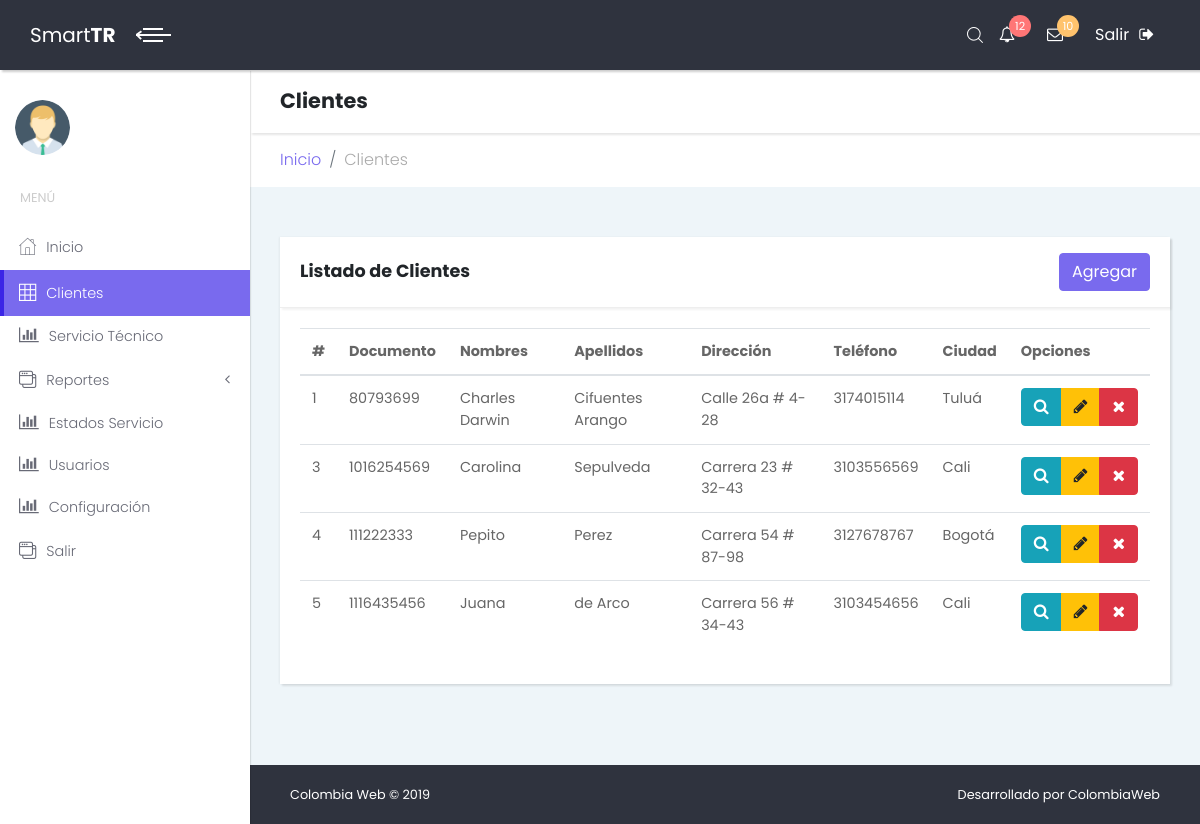
Page /index.php/ccustomers on the committed database.
### tables this page shows
CREATE TABLE `customers` (
  `customer_id` int(11) NOT NULL,
  `customer_nit` int(11) NOT NULL,
  `customer_firstname` varchar(45) DEFAULT NULL,
  `customer_lastname` varchar(45) DEFAULT NULL,
  `customer_address` varchar(45) DEFAULT NULL,
  `customer_phone` varchar(45) DEFAULT NULL,
  `customer_email` varchar(45) DEFAULT NULL,
  `customer_city` varchar(45) DEFAULT NULL,
  `customer_status` tinyint(1) NOT NULL DEFAULT '1'
);

### application/controllers/Ccustomers.php (called while the page is built, shortened)
<?php
class Ccustomers extends CI_Controller {
	public function __construct()
  	{
  		$this->load->model('mcustomers');
	}
	public function index()
	{
		$data = array('customers' => $this->mcustomers->get_customers());
		$this->load->view('layout/header');
		$this->load->view('layout/sidebar');
		$this->load->view('customers/list',$data);
		$this->load->view('layout/footer');
	}
}

### index.php (called while the page is built, shortened)
<?php
require_once BASEPATH.'core/CodeIgniter.php';

### application/models/Mcustomers.php (called while the page is built, shortened)
<?php
class Mcustomers extends CI_model{
    public function get_customers()
    {
        $this->db->where('customer_status','1');
        $query = $this->db->get('customers');
        return $query->result();
    }
}

### application/views/customers/list.php (the view, shortened to what this page needs)
<div class="content-inner">
          <header class="page-header">
            <div class="container-fluid">
              <h2 class="no-margin-bottom">Clientes</h2>
            </div>
          </header>
          <div class="breadcrumb-holder container-fluid">
            <ul class="breadcrumb">
              <li class="breadcrumb-item"><a href="<?php echo base_url('chome');?>">Inicio</a></li>
              <li class="breadcrumb-item active">Clientes</li>
            </ul>
          </div>
          <section class="tables">
            <div class="container-fluid">
              <div class="row">
                <div class="col-lg-12">
                  <div class="card">
                    <div class="card-header d-flex align-items-center">
                      <h3 class="h4">Listado de Clientes</h3>
                      <a class="btn btn-primary ml-auto" href="<?php echo base_url('ccustomers/add'); ?>" role="button">Agregar</a>
                    </div>
                    <div class="card-body">
                      <div class="table-responsive">
                        <table class="table" id="table-list">
                          <thead>
                            <tr>
                              <th>#</th>
                              <th>Documento</th>
                              <th>Nombres</th>
                              <th>Apellidos</th>
                              <th>Dirección</th>
                              <th>Teléfono</th>
                              <th>Ciudad</th>
                              <th>Opciones</th>
                            </tr>
                          </thead>
                          <tbody>
                            <?php if (!empty($customers)) { ?>
                              <?php foreach ($customers as $customer) { ?>
                                <tr>
                                  <td><?php echo $customer->customer_id; ?></td>
                                  <td><?php echo $customer->customer_nit; ?></td>
                                  <td><?php echo $customer->customer_firstname; ?></td>
                                  <td><?php echo $customer->customer_lastname; ?></td>
                                  <td><?php echo $customer->customer_address; ?></td>
                                  <td><?php echo $customer->customer_phone; ?></td>
                                  <td><?php echo $customer->customer_city; ?></td>
                                  <td>
                                    <div class="btn-group" role="group" aria-label="Basic example">
                                      <button type="button" class="btn btn-info btn-view" data-toggle="modal" data-target="#customerModal" value="<?php echo $customer->customer_id ?>"><span class="fa fa-search"></span></button>
                                      <a class="btn btn-warning" href="<?php echo base_url('ccustomers/edit/'.$customer->customer_id.'') ?>" role="button"><span class="fa fa-pencil"></span></a>
                                      <button type="button" class="btn btn-danger btn-delete" value="<?php echo $customer->customer_id ?>"><span class="fa fa-remove"></span></button>
                                    </div>
                                  </td>
                                </tr>
                              <?php } ?>
                            <?php } ?>
                          </tbody>
                        </table>
                      </div>
                    </div>
                  </div>
                </div>
              </div>
            </div>
          </section>

### assets/css/style.default.css (style rules this page uses)
body { overflow-x: hidden; }
section { padding: 50px 0; }
.container-fluid { padding: 0 30px; }
header.page-header { padding: 20px 0; }
table { font-size: 0.9em; color: #666; }
.content-inner { position: relative; width: calc(100% - 250px); min-height: calc(100vh - 70px); padding-bottom: 60px; }
.page-header { background: #fff; padding: 20px; -webkit-box-shadow: 2px 2px 2px rgba(0, 0, 0, 0.1); box-shadow: 2px 2px 2px rgba(0, 0, 0, 0.1); position: relative; z-index: 8; }
button, input { outline: none !important; }
.card { margin-bottom: 30px; -webkit-box-shadow: 2px 2px 2px rgba(0, 0, 0, 0.1), -1px 0 2px rgba(0, 0, 0, 0.05); box-shadow: 2px 2px 2px rgba(0, 0, 0, 0.1), -1px 0 2px rgba(0, 0, 0, 0.05); }
.card-header { -webkit-box-shadow: 2px 2px 2px rgba(0, 0, 0, 0.05); box-shadow: 2px 2px 2px rgba(0, 0, 0, 0.05); }
.card-header h1, .card-header h2, .card-header h3, .card-header h4, .card-header h5, .card-header h6 { margin-bottom: 0; }
.breadcrumb-holder { background: #fff; }
.breadcrumb { background: #fff; position: relative; z-index: 7; border-radius: 0; padding: 15px 0; margin-bottom: 0; }
.breadcrumb li.breadcrumb-item { color: #aaa; font-weight: 300; }
.no-margin-bottom { margin-bottom: 0 !important; }
button, input[type='submit'] { cursor: pointer; font-family: inherit; font-weight: 300 !important; }
.btn { font-weight: 400; border: 1px solid transparent; padding: 0.375rem 0.75rem; font-size: 1rem; line-height: 1.5; border-radius: 0.25rem; -webkit-transition: color 0.15s ease-in-out, background-color 0.15s ease-in-out, border-color 0.15s ease-in-out, -webkit-box-shadow 0.15s ease-in-out; transition: color 0.15s ease-in-out, background-color 0.15s ease-in-out, border-color 0.15s ease-in-out, -webkit-box-shadow 0.15s ease-in-out; transition: color 0.15s ease-in-out, background-color 0.15s ease-in-out, border-color 0.15s ease-in-out, box-shadow 0.15s ease-in-out; transition: color 0.15s ease-in-out, background-color 0.15s ease-in-out, border-color 0.15s ease-in-out, box-shadow 0.15s ease-in-out, -webkit-box-shadow 0.15s ease-in-out; }
.btn-primary { color: color-yiq(#796AEE); background-color: #796AEE; border-color: #796AEE; }
.btn-info { color: color-yiq(#17a2b8); background-color: #17a2b8; border-color: #17a2b8; }
.btn-warning { color: color-yiq(#ffc107); background-color: #ffc107; border-color: #ffc107; }
.btn-danger { color: color-yiq(#dc3545); background-color: #dc3545; border-color: #dc3545; }
body { font-family: "Poppins", sans-serif; font-size: 1rem; font-weight: 400; line-height: 1.5; color: #212529; background-color: #fff; }
a { color: #796AEE; text-decoration: none; }
h1, h2, h3, h4, h5, h6, .h1, .h2, .h3, .h4, .h5, .h6 { margin-bottom: 0.5rem; font-family: inherit; font-weight: 700; line-height: 1.1; color: inherit; }
h2, .h2 { font-size: 1.3rem; }
h3, .h3 { font-size: 1.2rem; }
h4, .h4 { font-size: 1.1rem; }
.card { background-color: #fff; border: 0 solid #eee; border-radius: 0; }
.card-body { padding: 1.25rem; }
.card-header { padding: 1rem 1.25rem; background-color: #fff; border-bottom: 1px solid #eee; }
.card-header:first-child { border-radius: 0 0 0 0; }

### rows in the picture
customers: customer_id "1", customer_nit "80793699", customer_firstname "Charles Darwin", customer_lastname "Cifuentes Arango", customer_address "Calle 26a # 4-28", customer_phone "3174015114", customer_city "Tuluá"
customers: customer_id "3", customer_nit "1016254569", customer_firstname "Carolina", customer_lastname "Sepulveda", customer_address "Carrera 23 # 32-43", customer_phone "3103556569", customer_city "Cali"
customers: customer_id "4", customer_nit "111222333", customer_firstname "Pepito", customer_lastname "Perez", customer_address "Carrera 54 # 87-98", customer_phone "3127678767", customer_city "Bogotá"
customers: customer_id "5", customer_nit "1116435456", customer_firstname "Juana", customer_lastname "de Arco", customer_address "Carrera 56 # 34-43", customer_phone "3103454656", customer_city "Cali"
